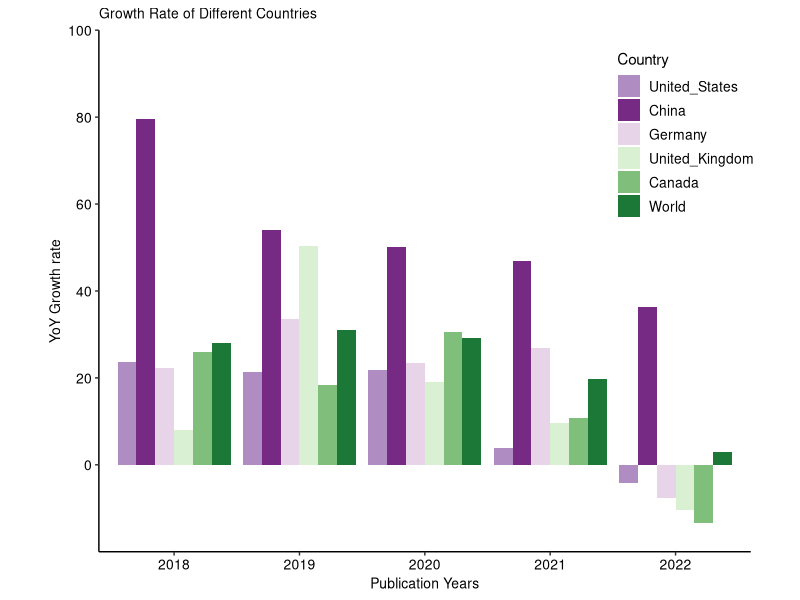

Recreate this plot in R.
## ---- chunk 1
knitr::opts_chunk$set(
  collapse  =  T, echo = T, comment = "#>", message = F, warning = F,
	fig.align  =  "center", fig.width  =  5, fig.height = 3, dpi = 150)
## ---- chunk 2
df <- read.table("Figure1cBarplot.txt", header = TRUE, sep = "\t")

## ---- chunk 3
library(tidyr)
library(ggplot2)
## ---- chunk 4
df$Year <- factor(df$Year, levels = unique(df$Year))
# Convert the data frame to long format
df_long <- pivot_longer(df, -Year, names_to = "Country", values_to = "Growth_Rate")
## ---- chunk 5
df_long$Country <- factor(df_long$Country, levels = c("United_States", "China", "Germany", "United_Kingdom", "Canada", "World"))

## ---- chunk 6

p=ggplot(df_long, aes(x = Year, y = Growth_Rate, fill = Country)) +
  geom_bar(stat = "identity", position = "dodge") +
  labs(title = "Growth Rate of Different Countries",
       x = "Year", y = "Growth Rate", fill = "Country") +
  scale_fill_manual(values = c( "#af8dc3","#762a83","#e7d4e8", "#d9f0d3", "#7fbf7b", "#1b7837"))


p+labs(x = "Publication Years", y = "YoY Growth rate") +  # Add this line
  scale_y_continuous(expand = c(0,0),limits = c(-20,100),breaks = seq(0, 100, by = 20)) +
  theme_classic() +
  theme(
    panel.background = element_rect(fill="white", colour="white", size=0.25),
    axis.line = element_line(colour="black", size=0.5),
    axis.title = element_text(size=10, color="black"),
    axis.text = element_text(size=10, color="black"),
    legend.position = c(0.9, 0.8),
    legend.text = element_text(size =10),
    aspect.ratio = 0.8,  # set figure size to 8x6 inches
    plot.title = element_text(size = 10)
  ) 
